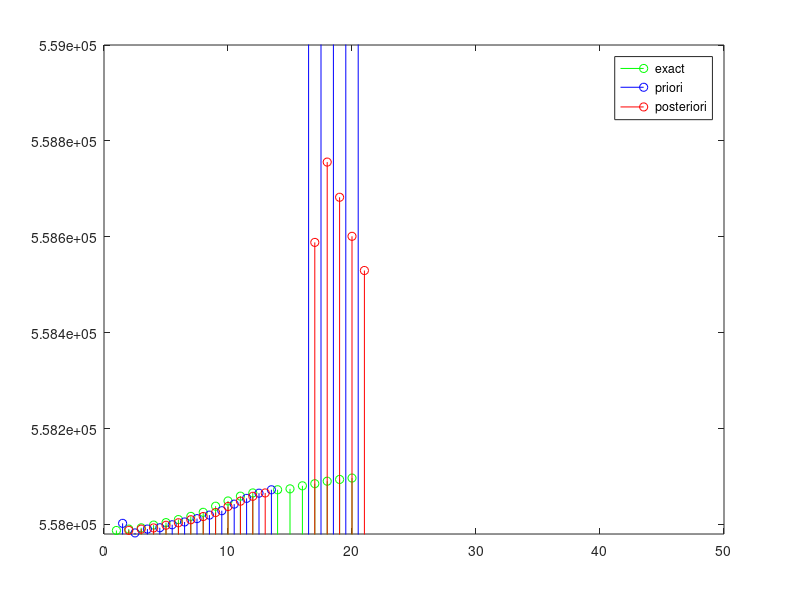

Write MATLAB code to recreate this figure.
nlen=20;
dt=1.5;
a=[0 1;0 0];
h=[1 0];
F=[1 dt;0 1];
Q=[10 0;0 10];

R=1;

N=20;
x = cell(1,N);
xapriori = cell(1,N);
xaposteriori = cell(1,N);
residual = cell(1,N);
papriori = cell(1,N);
paposteriori = cell(1,N);
k = cell(1,N);
z={557987.3760211447 557990.291374629 557992.883970632 557998.6481182646 558003.789113737 558010.1207816512 558016.7975010423 558025.2657416272 558038.0070575431 558048.923546594 558058.9831481396 558065.6932202347 51.5218424 558072.32532515 558074.216969771 558080.548678947 558084.955197257 558090.118478903 558093.801718182 558096.728198621};

%Calculate the process and measurement noise.
% w1=randn(1,nlen);
v1=randn(1,nlen);
v=v1*sqrt(R);

%w1=randn([2 1]); %just random a value, need to change after this program run
%w=w1*sqrt(Q);   %How to figure out w when Q is known?
w1=randn;
w=w1*[sqrt(10);sqrt(10)];
%Initial condition on the state, x.
x_0=[557990;1.5];

%Initial guesses for state and a posteriori covariance.
xaposteriori_0=[558000;1.5];
paposteriori_0=[10 0;0 10];

%Calculate the state and the output
% x{1}=a*x_0+w;
% z{1}=h*x{1}+v(1);
%Predictor equations
xapriori{1}=F*xaposteriori_0;
residual{1}=z{1}-h*xapriori{1};
papriori{1}=F*paposteriori_0*F'+Q;
%Corrector equations
k{1}=papriori{1}*h'/(h*papriori{1}*h'+R);
paposteriori{1}=(1-k{1}*h)*papriori{1};
xaposteriori{1}=xapriori{1}+k{1}*residual{1};
%Calculate the rest of the values.
for j=2:nlen,
    %Calculate the state and the output
    %x(j)=a*x(j-1)+w(j);
%     x{j}=a*x{j-1}+w;
%     z{j}=h*x{j}+v(j);
    %Predictor equations
    xapriori{j}=F*xaposteriori{j-1};
    residual{j}=z{j}-h*xapriori{j};
    papriori{j}=F*paposteriori{j-1}*F'+Q;
    %Corrector equations
    k{j}=papriori{j}*h'/(h*papriori{j}*h'+R);
    paposteriori{j}=(1-h*k{j})*papriori{j};
    xaposteriori{j}=xapriori{j}+k{j}*residual{j};
end


%display the state 
j=1:nlen;

%subplot(221);
L=cell2mat(z);
h1=stem(j,L,'g');
hold on 
M=cell2mat(xapriori);
M1=M(1,:);
h2=stem(j+0.5,M1,'b');

N=cell2mat(xaposteriori);
N1=N(1,:);
h3=stem(j+1,N1,'r');

hold off
legend([h1(1),h2(1),h3(1)],'exact','priori','posteriori');
%legend([h1(1)],'exact');
axis([0 50 557980 559000])
% %Plot covariance
% subplot(222);
% L=cell2mat(papriori);
% h1=stem(j,L,'g');
% hold on
% M=cell2mat(paposteriori);
% h2=stem(j+0.5,M,'r');
% hold off
% legend([h1(1),h2(1)],'papriori','paposteriori');